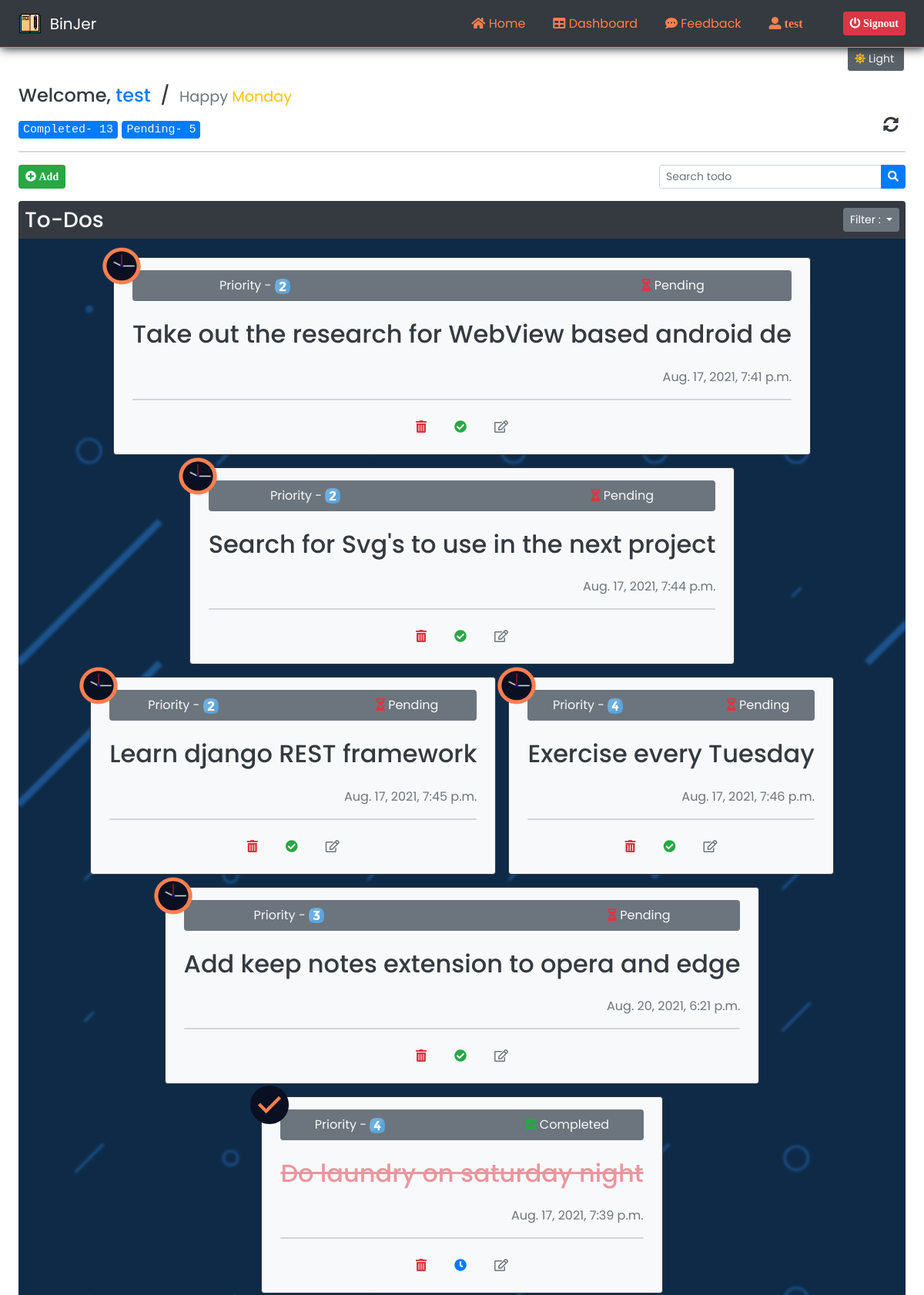
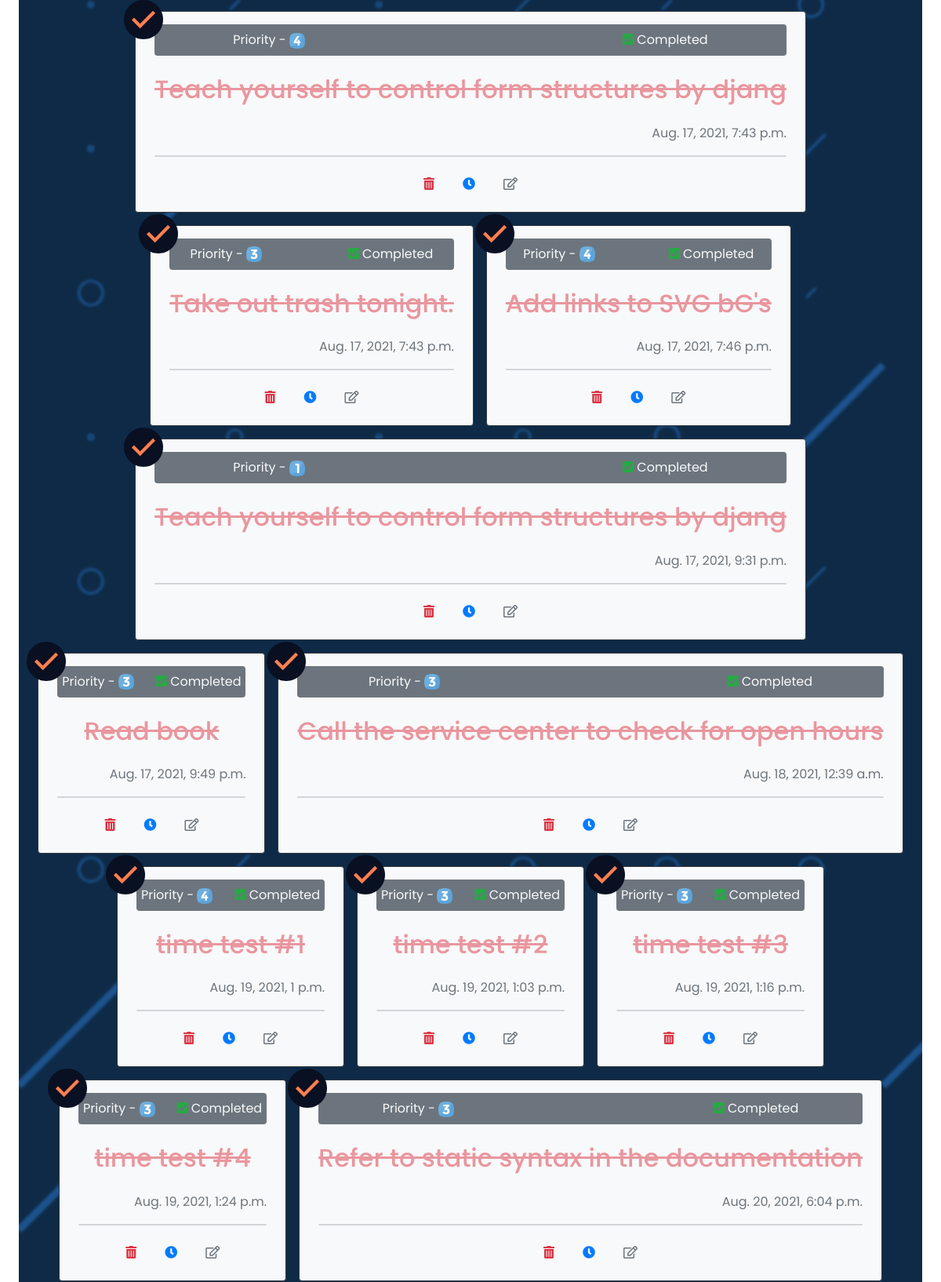
The app's page /dashboard/pending/ (signed in, upper part) with its own data (2 pictures, top to bottom).
### myapp/models.py (models this page shows)
class TODO(models.Model):
    status_choices=[
        ('Completed','Completed'),
        ('Pending', 'Pending')
    ]
    priority_choices=[
        ('1','1️'),
        ('2','2️'),
        ('3','3️'),
        ('4','4️'),
        ('5','5️'),
    ]
    title = models.CharField(max_length=50)
    status = models.CharField(max_length=10 , choices=status_choices)
    date = models.DateTimeField()
    priority = models.CharField(max_length=5 , choices=priority_choices)
    user = models.ForeignKey(User, on_delete = models.CASCADE)

### myapp/views.py (the view, shortened to what this page needs)
# urls.py: path('dashboard/',views.dashboard, name='dashboard'),
def dashboard(request,order=None):
    my_date = date.today()
    day = calendar.day_name[my_date.weekday()]
    if request.user.is_authenticated:
        user = request.user
        completedCount = len(TODO.objects.filter(user=user,status='Completed'))
        pendingCount = len(TODO.objects.filter(user=user,status='Pending'))
        if order == 'newest':
            request.session['order'] = '-date'
            todos = TODO.objects.filter(user=user).order_by('-date')
            return render(request, 'dashboard.html',{'todos':todos , 'day':day , 'completedCount':completedCount, 'pendingCount':pendingCount})
        elif order == 'pending':
            request.session['order'] = '-status'
            todos = TODO.objects.filter(user=user).order_by('-status')
            return render(request, 'dashboard.html',{'todos':todos , 'day':day, 'completedCount':completedCount, 'pendingCount':pendingCount})
        elif order == 'priority':
            request.session['order'] = 'priority'
            todos = TODO.objects.filter(user=user).order_by('priority')
            return render(request, 'dashboard.html',{'todos':todos , 'day':day, 'completedCount':completedCount, 'pendingCount':pendingCount})
    else:
        return redirect('login')

### myapp/templates/dashboard.html (shortened to what this page needs)
{% extends 'base.html' %} {% block content %}
{% load static %}
<main class="px-4">
  <div class="hero">
    {% if user.is_authenticated %}
    <h4 class="theme-change-text text-dark">
      Welcome,
      <span class="text-primary">
        {{user.username}}
      </span>&nbsp;/&nbsp;
      <span class="text-muted small text-nowrap">Happy <span class="text-warning">{{day}}</span>
    </span>
    </h4>
    <div class="d-flex justify-content-between align-items-end">
      <div style="font-size: 20px;">
          <span class="font-weight-light font-monospace text-light badge badge-primary">Completed- {{completedCount}}</span>
          {% if pendingCount %}
          <span class="font-weight-light font-monospace text-light badge badge-primary">Pending- {{pendingCount}}</span>
          {% else %}
          <span class="text-success text-nowrap" style="font-size: small;">&nbsp;You are all caught up on your ToDos&nbsp;<i class="fas fa-thumbs-up"></i></span>
          {% endif %}
      </div>
      <a href="/dashboard/" class="btn btn-sm"><i class="theme-change-text fas fa-sync-alt text-dark" style="font-size: 20px;"></i></a>
    </div>
    <hr class="bg-secondary rounded" />
    <div
      class="text-dark d-flex justify-content-between align-items-baseline mt-2"
    >
      <div>
        <button
          type="button"
          class="btn btn-success btn-sm"
          data-toggle="modal"
          data-target=".bd-example-modal-lg"
        >
          <i class="fas fa-plus-circle fa-md">&nbsp;Add</i>
        </button>
      </div>
      <div>
        <form name="searchForm" action="/searchTodo/" method="GET">
        <div class="input-group mb-3">
          <input
            type="text"
            class="form-control form-control-sm"
            name="searchTodo"
            id="searchTodo"
            placeholder="Search todo"
            aria-label="Search todo"
            aria-describedby="button-addon2"
          />
          <div class="input-group-append">
            <button
              class="btn btn-primary btn-sm"
              id="search=btn"
              type="submit"
            ><i class="fas fa-search"></i> </button>
          </div>
        </div>
      </form>
      </div>
    </div>
    <div
      class="
        text-light text-center
        py-2
        px-2
        mb-0
        rounded-top
        d-flex
        justify-content-between
        align-items-center
        bg-dark
      "
    >
      <span><h3 class="my-auto">To-Dos</h3></span>
      <div class="dropdown">
        <button class="btn btn-secondary btn-sm dropdown-toggle" type="button" id="dropdownMenuButton1" data-bs-toggle="dropdown" aria-expanded="false">
          Filter :
        </button>
      </div>
    </div>
    <div
      class="todo-container container-fluid w-100 mt-0 mb-4 py-4 px-2 rounded-bottom d-flex justify-content-center align-items-center flex-wrap"
      style="gap: 1em; min-height: 50vh; height: auto"
    >
    {% if todos.exists %}
    {% for todo in todos %}
      <div
        class="theme-change-div bg-light theme-change-text text-dark rounded my-auto py-3 px-4 text-center"
        id="todo"
      >
        {% if todo.status == 'Pending' %}
        <span class="text-danger" id="abs-status">
        </span>
        {% elif todo.status == 'Completed' %}
        <span class="text-success" id="abs-status">
        </span>
        {% endif %}
        <div
          class="
            d-flex
            justify-content-around
            align-items-center
            bg-secondary
            rounded
            mb-4
          "
          style="min-width: 20vw !important"
        >
          <p class="text-light my-2">
            Priority -
            {% if todo.priority == '1' %}
            <img src="{% static 'img/1.png' %}" alt="{{todo.priority}}" style="height: 20px; width: 20px;">
            {% elif todo.priority == '2'  %}
            <img src="{% static 'img/2.png' %}" alt="{{todo.priority}}" style="height: 20px; width: 20px;">
            {% elif todo.priority == '3'  %}
            <img src="{% static 'img/3.png' %}" alt="{{todo.priority}}" style="height: 20px; width: 20px;">
            {% elif todo.priority == '4'  %}
            <img src="{% static 'img/4.png' %}" alt="{{todo.priority}}" style="height: 20px; width: 20px;">
            {% elif todo.priority == '5'  %}
            <img src="{% static 'img/5.png' %}" alt="{{todo.priority}}" style="height: 20px; width: 20px;">
            {% endif %}
          </p>
          <div class="text-light my-2">
            {% if todo.status == 'Pending' %}
            <span class="text-danger"
              ><i class="fas fa-hourglass-half "></i
            ></span>
            {% elif todo.status == 'Completed' %}
            <span class="text-success"
              ><i class="fas fa-check-square "></i
            ></span>
            {% endif %} {{todo.status}}
          </div>
        </div>
        {% if todo.status == 'Pending' %}
        <h2 class="">{{todo.title}}</h2>
        {% elif todo.status == 'Completed' %}
        <h2 class="text-danger" style="opacity: 0.5; text-decoration-line: line-through;">{{todo.title}}</h2>
        {% endif %}
        <p class="text-secondary text-right mt-4">{{todo.date}}</p>
        <hr class="bg-secondary rounded" />
        <div
          class="d-flex justify-content-center align-items-center"
          style="gap: 10px"
        >
          <a
            href="/delete_todo/{{todo.id}}"
            class="btn text-danger"
            title="Delete ToDo"
            ><i class="fas fa-trash-alt"></i
          ></a>
          {% if todo.status == 'Pending' %}
          <a
            href="/change_status/{{todo.id}}/Completed"
            class="btn text-success"
            title="Mark Completed"
            ><i class="fas fa-check-circle"></i
          ></a>
          {% elif todo.status == 'Completed' %}
          <a
            href="/change_status/{{todo.id}}/Pending"
            class="btn text-primary"
            title="Mark Pending"
            ><i class="fas fa-clock"></i
          ></a>
          {% endif %}
          <a
            href="#"
            class="btn text-secondary"
            ><i class="far fa-edit"></i
          ></a>
        </div>
      </div>
      {% endfor %}
      {% else %}
      <h2 class="text-danger text-center my-auto" style="z-index: 5;">No tasks are added</h2>
      {% endif %}
    </div>
    {% else %}
    <div class="text-center">
      <h1 class="text-dark">Signin to views your ToDos</h1>
      <a href="/login" class="btn btn-primary">Signin</a>
    </div>
    {% endif %}
  </div>
</main>
{% endblock %}

### myapp/templates/base.html (shortened to what this page needs)
{% load static %}
<!doctype html>
<html lang="en">
  <head>
    <link href="https://cdn.jsdelivr.net/npm/bootstrap@5.0.0/dist/css/bootstrap.min.css" rel="stylesheet" >
    <link rel="stylesheet" href="https://stackpath.bootstrapcdn.com/bootstrap/4.3.1/css/bootstrap.min.css">
    <link
    rel="stylesheet"
    href="https://use.fontawesome.com/releases/v5.7.0/css/all.css"
    />
  </head>
  <body>
    <nav class="navbar sticky-top mb-5 navbar-expand-lg navbar-dark bg-dark px-4 d-flex justify-content-between">
      <a class="navbar-brand d-flex align-items-center" href="/"><img id="logo" src="{% static 'img/logo.png' %}" alt="BinJer" style="height: 35px; width: 30px;">&nbsp;&nbsp;BinJer</a>
        <div class="collapse navbar-collapse" id="navbarText">
          <ul class="w-100 navbar-nav mr-4 d-flex justify-content-end" style="gap:20px;">
            <li class="nav-item">
              <a class="nav-link" href="/"><i class="fas fa-home"></i> Home</a>
            </li>
            <li class="nav-item">
              {% if user.is_authenticated %}
              <a class="nav-link" href="/dashboard/"><i class="fas fa-table"></i> Dashboard</a>
              {% else %}
              <a class="nav-link" href="#features"><i class="fas fa-project-diagram"></i> Features</a>
              {% endif %}
            </li>
            <li class="nav-item">
              <a class="nav-link" href="/feedback/"><i class="fas fa-comment-dots"></i> Feedback</a>
            </li>
            <li class="nav-item">
              {% if user.is_authenticated %}
              <a class="nav-link" href="#"><i class="fas fa-user-alt">&nbsp;{{user.username}}</i></a>
              {% endif %}
            </li>
          </ul>
          <span class="navbar-buttons d-flex justify-content-center align-items-center">
            {% if user.is_authenticated %}
            <a href="/logout" class="btn btn-danger btn-sm"><i class="fas fa-power-off">&nbsp;Signout</i></a>
            {% else %}
            <a href="/login" class="btn btn-outline-success btn-sm" style="color: white !important;">Login/Signup</a>
            {% endif %}
          </span>
        </div>
    </nav>
    <div id="dark-mode-btn-container" title="Change Theme">
      <button class="btn btn-sm" id="dark-mode-btn"><i class="theme-change-icon text-warning fas fa-moon"></i><span class="px-1 theme-change-text text-light" id="theme-info"></span></button>
    </div>
    {% block content %}
    {% endblock %}
</body>
</html>

### myapp/templates/base.html (style rules this page uses)
body { font-family: 'Poppins', sans-serif; }
html { scroll-behavior: smooth !important; }
main { min-height: 90vh !important; }
.navbar { border-bottom: 1px solid coral; box-shadow: 0.5px 1px 12px #1b1b1b; }
.nav-link { color: coral !important; border-radius: 0px 2.5px 2.5px 0px; transition: all ease 300ms; }
.navbar-brand { color: white !important; }
#logo { transition: all ease 500ms; }
#dark-mode-btn-container { position: fixed; top: 3.5em; right: 25px; background-color: #5A6268; border-radius: 0px 0px 4px 4px !important; border: 0.5px solid snow; z-index: 100; padding-top: 4px; transition: all ease 300ms; }

### myapp/templates/dashboard.html (style rules this page uses)
.todo-container { background-repeat: no-repeat; background-size: cover; position: relative; }
.todo-container::after { content: ''; position: absolute; top: 0; left: 0; right: 0; height: 100%; width: 100%; background:transparent; backdrop-filter: blur(1.5px); z-index: 1; }
#todo { position: relative; border: 1.5px solid #343a40; transition: all ease 300ms; z-index:5 ; }
#abs-status { position: absolute; top: -20px; left: -20px; padding: 5px; border-radius: 4px; transition: all ease-in-out 700ms 0.5s; }
#clock-svg { height:50px !important; width: 50px !important; }
#check-svg { height: 50px; width: 50px; }

### records on screen
TODO: status "Pending", title "Take out the research for WebView based android de", date "Aug. 17, 2021, 7:41 p.m."
TODO: status "Pending", title "Search for Svg's to use in the next project", date "Aug. 17, 2021, 7:44 p.m."
TODO: status "Pending", title "Learn django REST framework", date "Aug. 17, 2021, 7:45 p.m."
TODO: status "Pending", title "Exercise every Tuesday", date "Aug. 17, 2021, 7:46 p.m."
TODO: status "Pending", title "Add keep notes extension to opera and edge", date "Aug. 20, 2021, 6:21 p.m."
TODO: status "Completed", title "Do laundry on saturday night", date "Aug. 17, 2021, 7:39 p.m."
TODO: status "Completed", title "Teach yourself to control form structures by djang", date "Aug. 17, 2021, 7:43 p.m."
TODO: status "Completed", title "Take out trash tonight.", date "Aug. 17, 2021, 7:43 p.m."
TODO: status "Completed", title "Add links to SVG bG's", date "Aug. 17, 2021, 7:46 p.m."
TODO: status "Completed", title "Teach yourself to control form structures by djang", date "Aug. 17, 2021, 9:31 p.m."
TODO: status "Completed", title "Read book", date "Aug. 17, 2021, 9:49 p.m."
TODO: status "Completed", title "Call the service center to check for open hours", date "Aug. 18, 2021, 12:39 a.m."
TODO: status "Completed", title "time test #1", date "Aug. 19, 2021, 1 p.m."
TODO: status "Completed", title "time test #2", date "Aug. 19, 2021, 1:03 p.m."
TODO: status "Completed", title "time test #3", date "Aug. 19, 2021, 1:16 p.m."
TODO: status "Completed", title "time test #4", date "Aug. 19, 2021, 1:24 p.m."
TODO: status "Completed", title "Refer to static syntax in the documentation", date "Aug. 20, 2021, 6:04 p.m."

### other values on screen
{{ user.username }} "test"
{{ day }} "Monday"
{{ completedCount }} "13"
{{ pendingCount }} "5"
